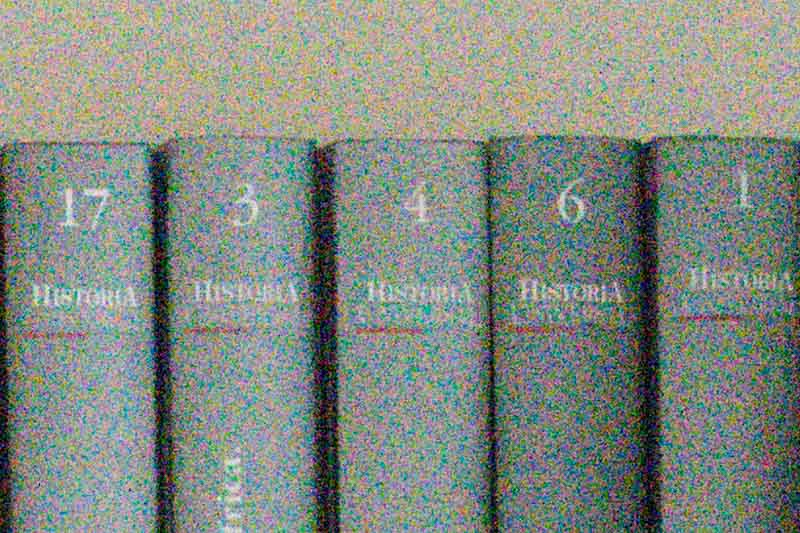
#> input picture DataSet/ruido1.jpg, 800 x 533 px
$ python DIP_021.py
#> lines starting #> are read from the running program, lines starting #| are printed output that depends on the picture
import numpy as np
import cv2
from matplotlib import pyplot as plt

img = cv2.imread('DataSet/ruido1.jpg', cv2.IMREAD_GRAYSCALE)
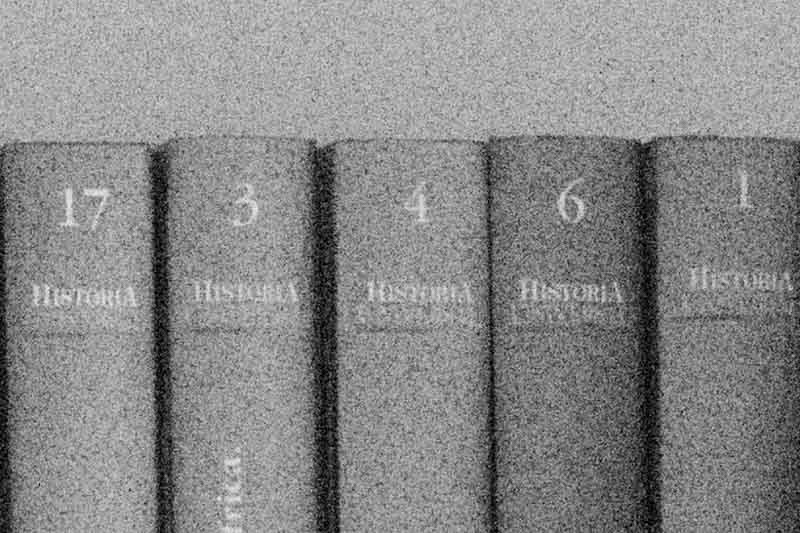
#> img: shape (533, 800); min 0, max 242, mean 135.8
dst = cv2.fastNlMeansDenoising(img, None, 20, 11, 21)
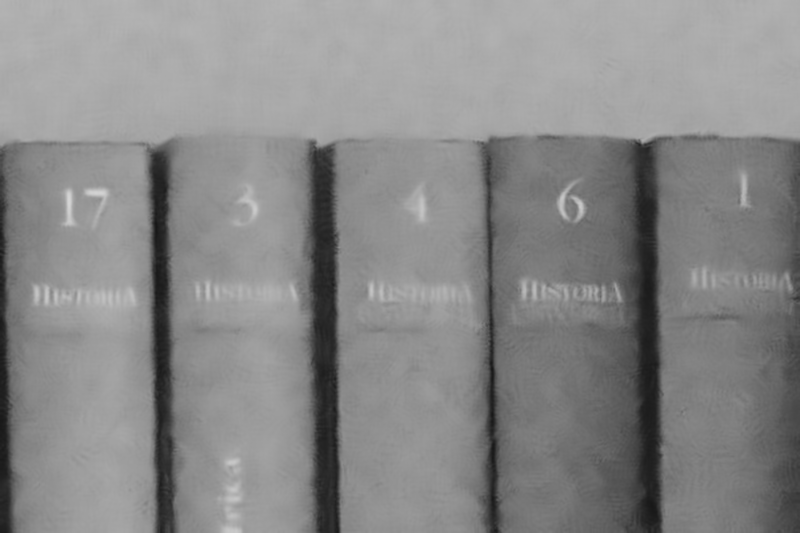
#> dst: shape (533, 800); min 23, max 213, mean 136.1

plt.figure(figsize=(18, 6))
plt.subplot(121), plt.imshow(img), plt.gray(), plt.title('Original')
plt.subplot(122), plt.imshow(dst), plt.gray(), plt.title('Sin ruido')
plt.tight_layout()
plt.show()
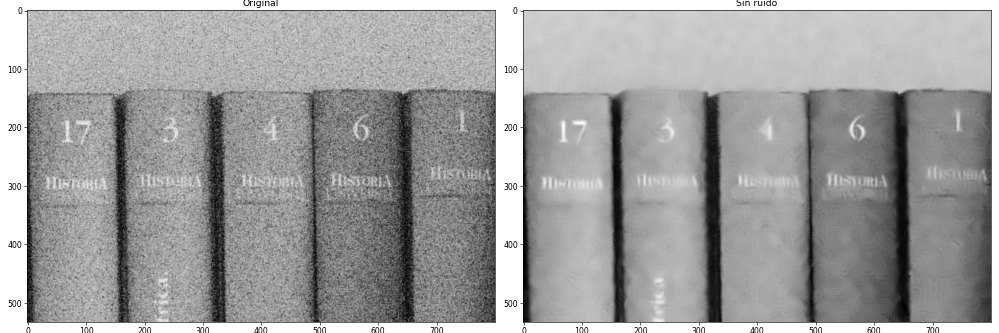
#> figure drawn by matplotlib, 2 panels

$ run again, with DataSet/ruido2.jpg copied over DataSet/ruido1.jpg
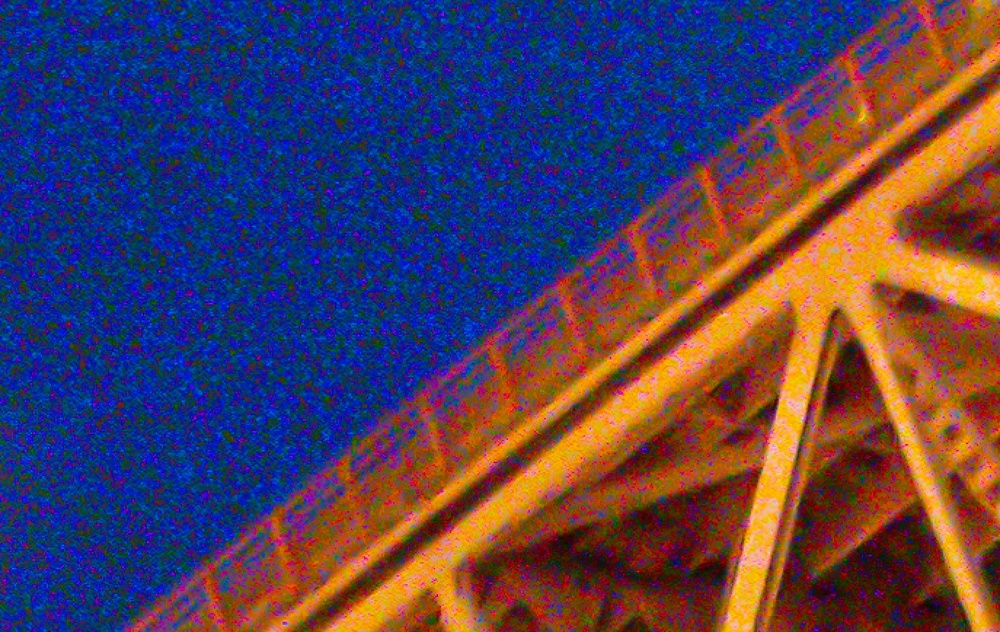
#> input picture DataSet/ruido2.jpg, 1000 x 632 px, shrunk from 1374 x 868 before the run
#> `img = cv2.imread('DataSet/ruido1.jpg', cv2.IMREAD_GRAYSCALE)`:
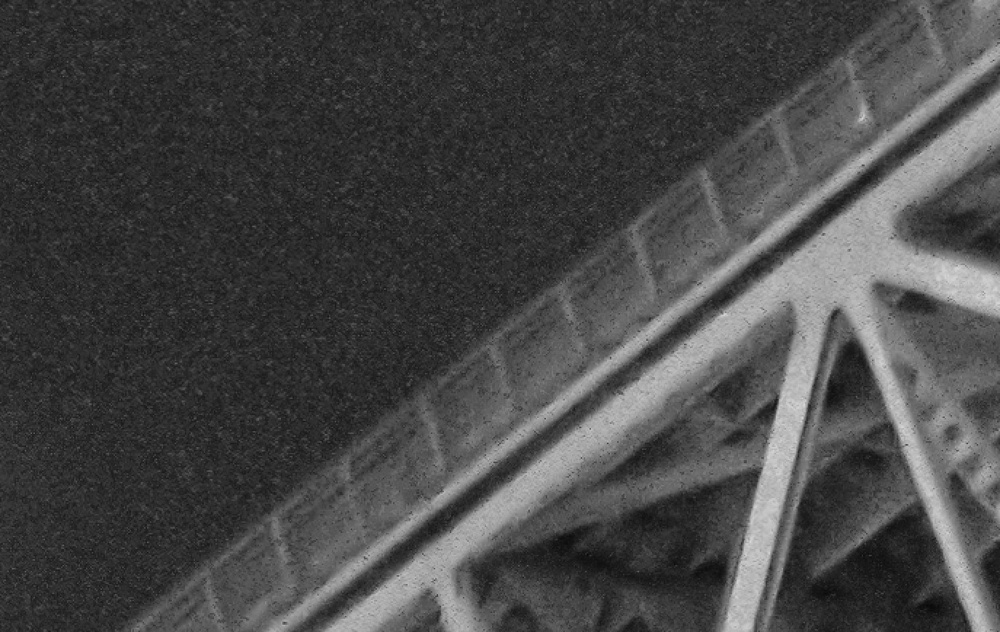
#> img: shape (632, 1000); min 7, max 217, mean 70.5
#> `plt.show()`:
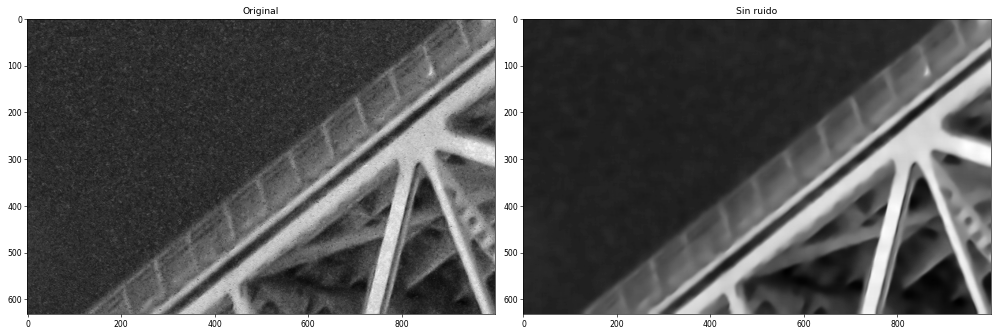
#> figure drawn by matplotlib, 2 panels

$ run again, with DataSet/ruido5.jpg copied over DataSet/ruido1.jpg
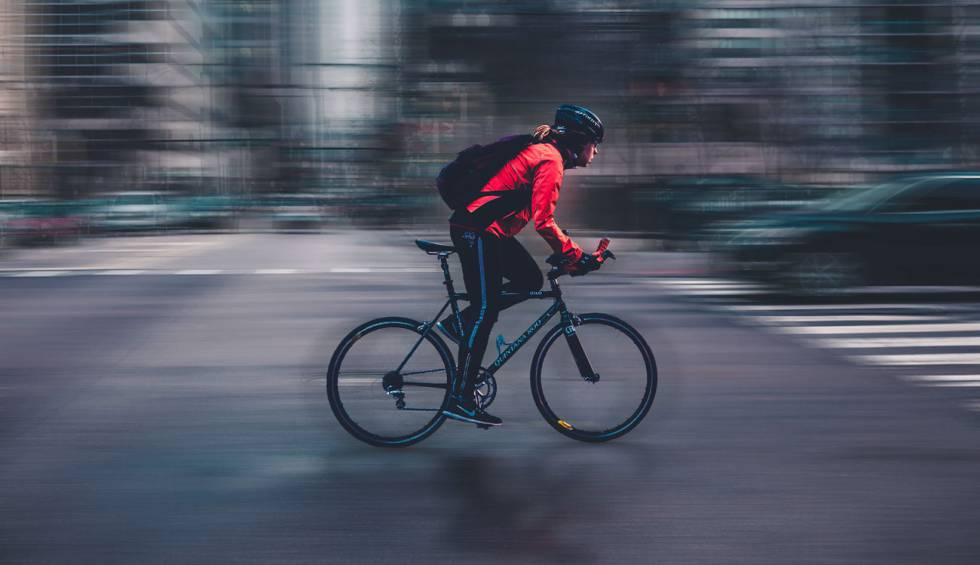
#> input picture DataSet/ruido5.jpg, 980 x 565 px
#> `img = cv2.imread('DataSet/ruido1.jpg', cv2.IMREAD_GRAYSCALE)`:
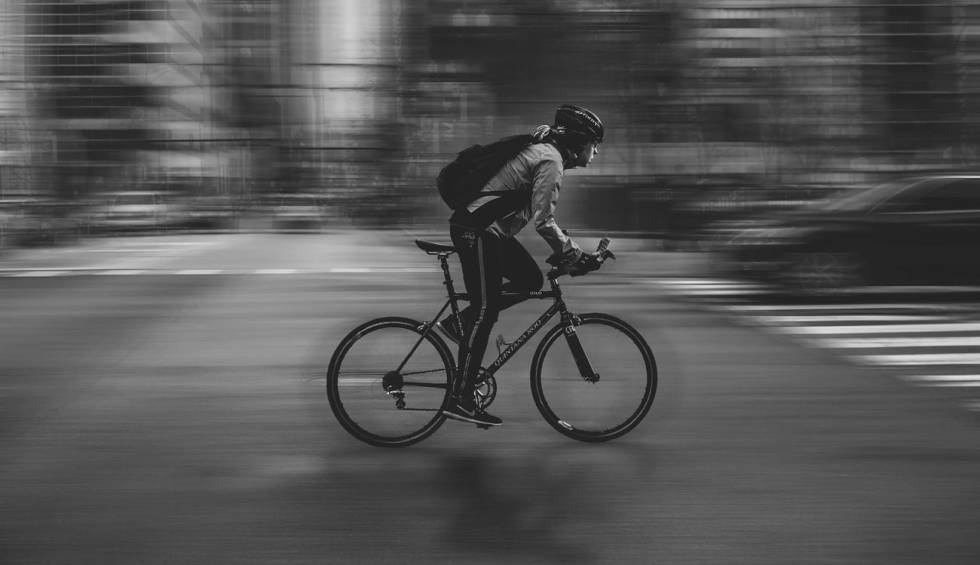
#> img: shape (565, 980); min 4, max 225, mean 84.2
#> `plt.show()`:
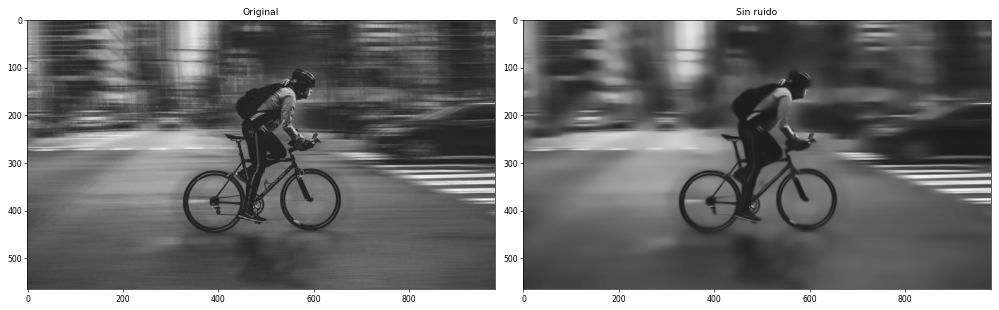
#> figure drawn by matplotlib, 2 panels

$ run again, with DataSet/MarcaDeAgua.jpg copied over DataSet/ruido1.jpg
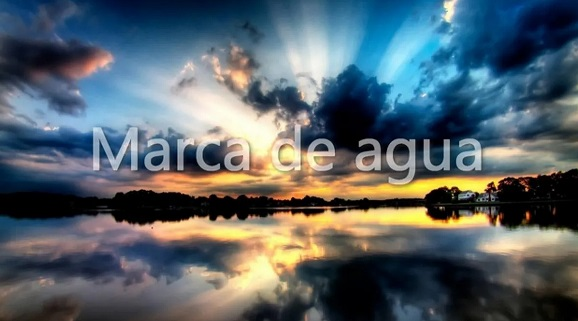
#> input picture DataSet/MarcaDeAgua.jpg, 578 x 321 px
#> `img = cv2.imread('DataSet/ruido1.jpg', cv2.IMREAD_GRAYSCALE)`:
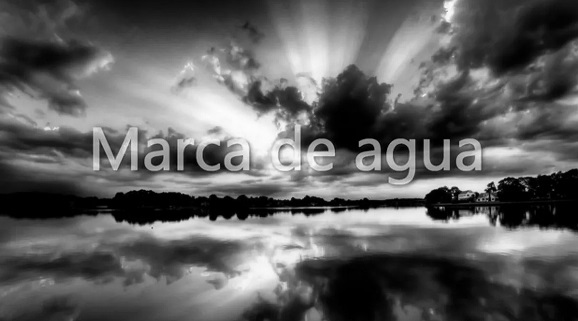
#> img: shape (321, 578); min 0, max 253, mean 96.2
#> `plt.show()`:
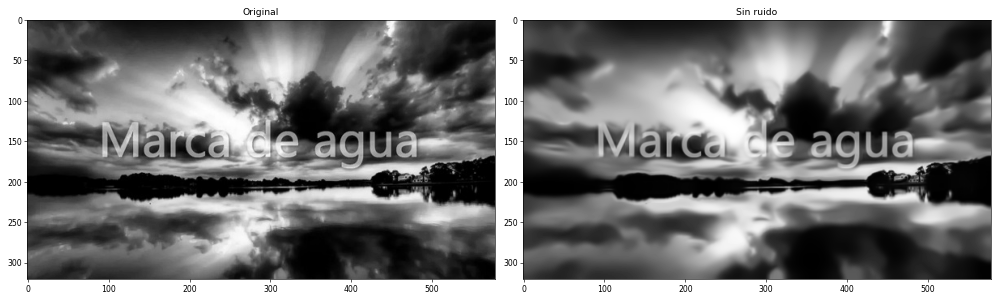
#> figure drawn by matplotlib, 2 panels
